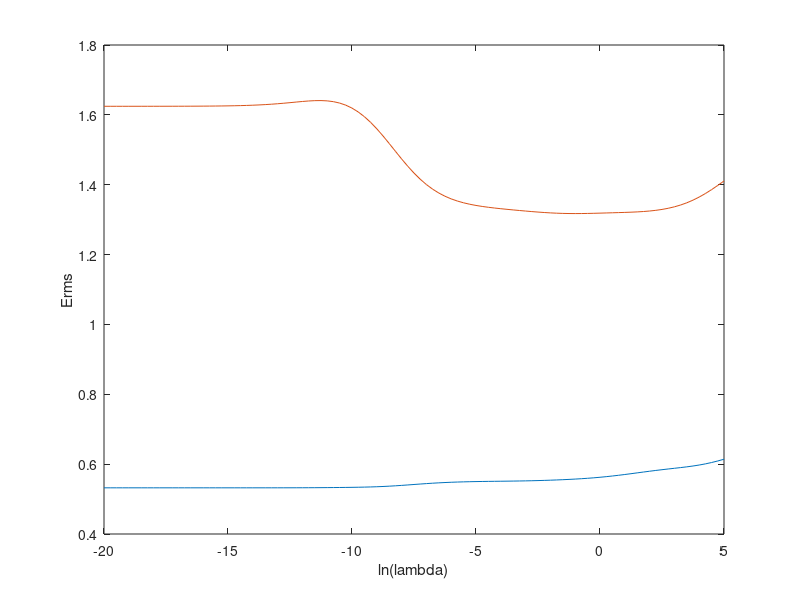

The MATLAB source for this figure:
clear; close all;
load('t3.mat')
load('x3.mat')
TrainX = x3_v2.train_x;
TrainT = t3_v2.train_y;
TestX = x3_v2.test_x;
TestT = t3_v2.test_y;
clear t3_v2 x3_v2;

TrainError = zeros(1, 25/0.25+1);
AllW = cell(1, 1);
I = 0;
for lambda = -20:0.25:5
    I = I+1;
    for M = 9:9      
        A = ones(15, 1);
        for m = 1:M
            A = cat(2, A, TrainX.^m);
        end
        W = (A.'*A+exp(lambda).*eye(10))\A.'*TrainT;

        Y = A*W;       
        TrainError(1, I) = sqrt(sum((Y-TrainT).^2)/15);
        
        AllW{I} = W;
    end    
end
plot(-20:0.25:5, TrainError);
hold on;

TestError = zeros(1, 25/0.25+1);
I = 0;
for lambda = -20:0.25:5
    I = I+1;
    for M = 9:9
        A = ones(10, 1);
        for m = 1:M
            A = cat(2, A, TestX.^m);
        end
        Y = A*(AllW{I});
        TestError(1, I) = sqrt(sum((Y-TestT).^2)/10);
         
    end
end
plot(-20:0.25:5, TestError);
xlabel('ln(lambda)') % x-axis label
ylabel('Erms') % y-axis label